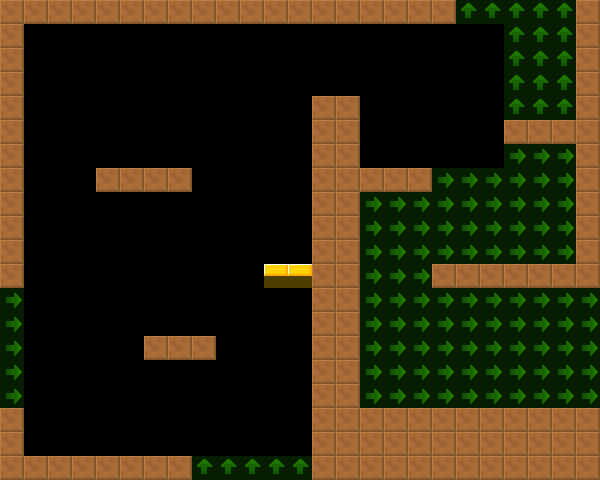

A 2D game scene composited from a Tiled map and its tileset images. What follows is a short description and the map's XML, with each tile layer's data collapsed to a summary:
An orthogonal 25x20 tile map with 24x24 px tiles, 2 tile layers (col, lnk), 2 tilesets and 6 objects (3x Spikes, 3x RotatingBall).

<map version="1.4" tiledversion="1.4.2" orientation="orthogonal" renderorder="right-down" width="25" height="20" tilewidth="24" tileheight="24" infinite="0" nextlayerid="4" nextobjectid="8">
 <tileset firstgid="6" source="../../lnk.tsx" />
 <tileset firstgid="1" source="../../col.tsx" />
 <layer id="1" name="col" width="25" height="20">
  <data>[500 cells, 135 non-empty, 2 distinct tile ids]</data>
 </layer>
 <layer id="2" name="lnk" width="25" height="20" opacity="0.5">
  <data>[500 cells, 116 non-empty, 2 distinct tile ids]</data>
 </layer>
 <objectgroup id="3" name="markers" opacity="0.5">
  <object id="1" name="Spikes" type="Spikes" x="24" y="48" width="24" height="240">
   <properties>
    <property name="yr" value="0" />
    <property name="xr" value="0" />
   </properties>
  </object>
  <object id="2" name="Spikes" type="Spikes" x="288" y="120" width="24" height="48">
   <properties>
    <property name="yr" value="0" />
    <property name="xr" value="0" />
   </properties>
  </object>
  <object id="3" name="RotatingBall" type="RotatingBall" x="336" y="120" width="24" height="24">
   <properties>
    <property name="yr" value="0" />
    <property name="xr" value="0" />
   </properties>
  </object>
  <object id="4" name="Spikes" type="Spikes" x="552" y="144" width="24" height="120">
   <properties>
    <property name="yr" value="0" />
    <property name="xr" value="0" />
   </properties>
  </object>
  <object id="5" name="RotatingBall" type="RotatingBall" x="120" y="168" width="24" height="24">
   <properties>
    <property name="yr" value="0" />
    <property name="xr" value="0" />
   </properties>
  </object>
  <object id="6" name="RotatingBall" type="RotatingBall" x="312" y="264" width="24" height="24">
   <properties>
    <property name="yr" value="0" />
    <property name="xr" value="0" />
   </properties>
  </object>
 </objectgroup>
</map>
